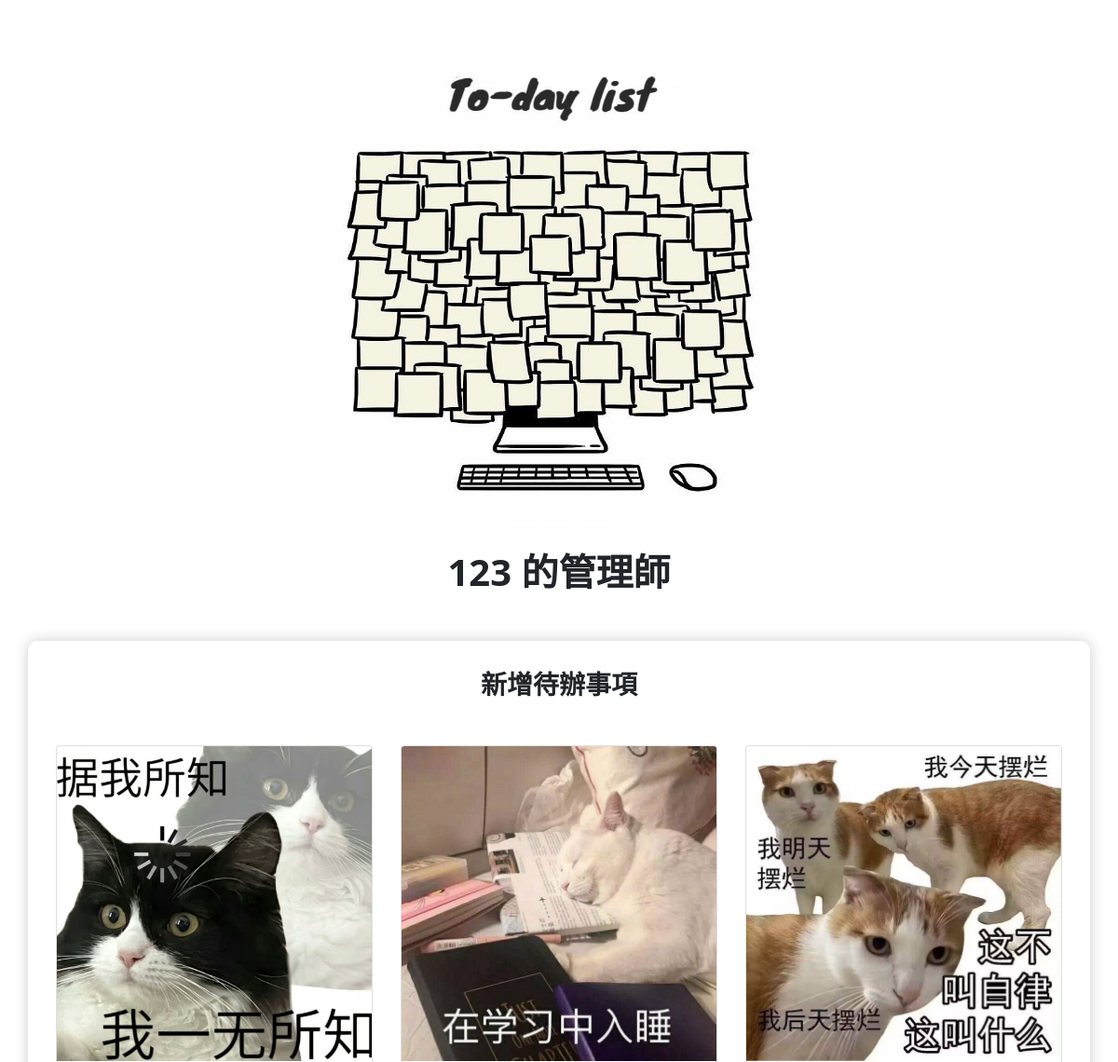
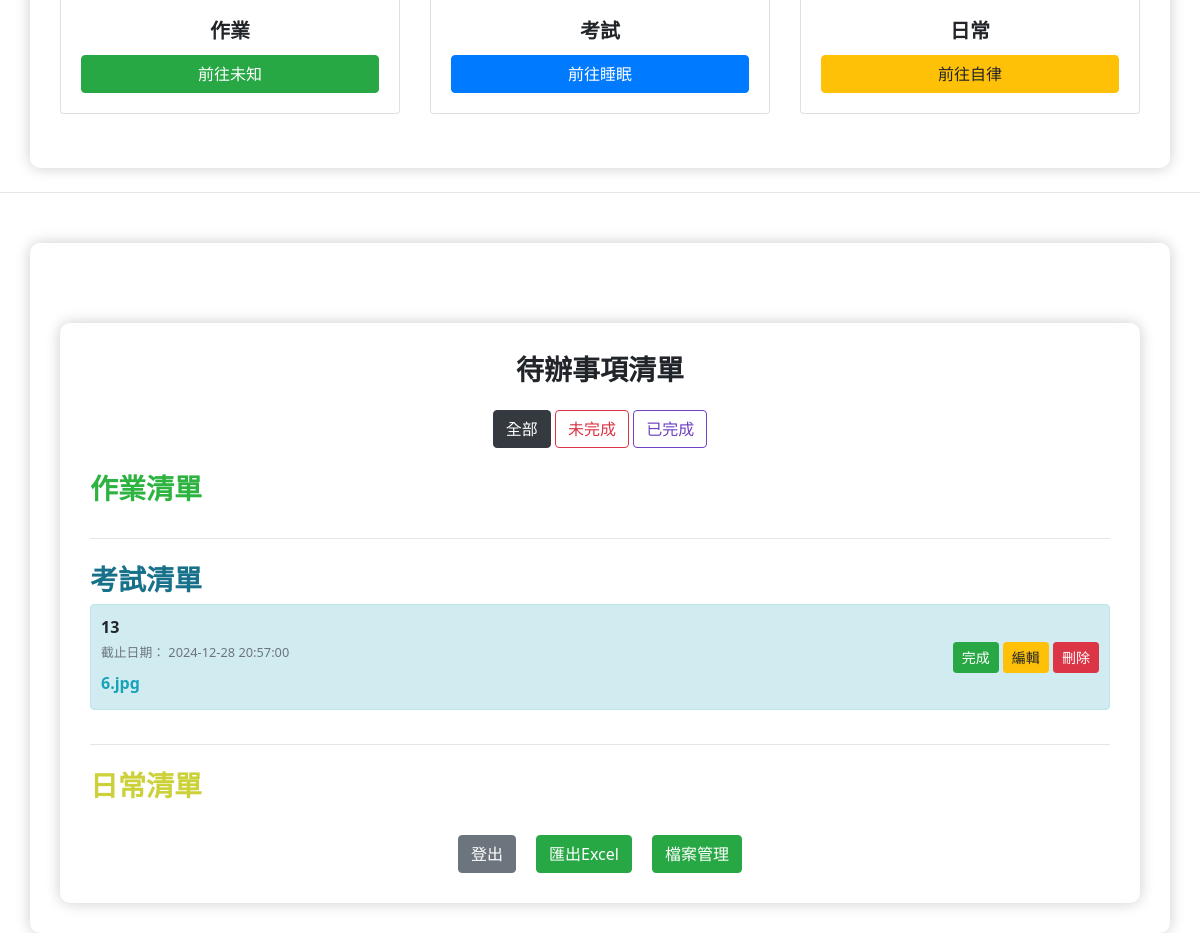
Screenshot of / (signed in) with the database file from the repository (2 pictures, top to bottom).
### app.py (models this page shows)
class User(db.Model):
    id = db.Column(db.Integer, primary_key=True)
    username = db.Column(db.String(150), nullable=False, unique=True)
    password = db.Column(db.String(200), nullable=False)
    todos = db.relationship('Todo', backref='user', lazy=True)

class Todo(db.Model):
    id = db.Column(db.Integer, primary_key=True)
    content = db.Column(db.String(200), nullable=False)
    completed = db.Column(db.Boolean, default=False)
    date_created = db.Column(db.DateTime, default=datetime.utcnow)
    due_date = db.Column(db.DateTime, nullable=True)
    user_id = db.Column(db.Integer, db.ForeignKey('user.id'), nullable=False)
    category = db.Column(db.String(50), nullable=False, default='日常')
    files = db.relationship('File', backref='todo', lazy=True)  # 關聯檔案

class File(db.Model):
    id = db.Column(db.Integer, primary_key=True)
    filename = db.Column(db.String(200), nullable=False)  # 檔案名稱
    filepath = db.Column(db.String(300), nullable=False)  # 檔案路徑
    todo_id = db.Column(db.Integer, db.ForeignKey('todo.id'), nullable=False)  # 關聯待辦事項
    upload_time = db.Column(db.DateTime, default=datetime.utcnow)  # 上傳時間

### app.py (the view)
@app.route('/')
def index():
    if 'user_id' not in session:
        return redirect(url_for('login'))
    user = db.session.get(User, session['user_id'])
    if not user:
        return redirect(url_for('login'))
    category = request.args.get('category', 'all')
    if category == 'completed':
        todos = Todo.query.filter_by(user_id=user.id, completed=True).order_by(Todo.due_date.asc().nulls_last(), Todo.date_created.asc()).all()
    elif category == 'incomplete':
        todos = Todo.query.filter_by(user_id=user.id, completed=False).order_by(Todo.due_date.asc().nulls_last(), Todo.date_created.asc()).all()
    else:  # 默認顯示全部
        todos = Todo.query.filter_by(user_id=user.id).order_by(Todo.due_date.asc().nulls_last(), Todo.date_created.asc()).all()
    for todo in todos:
        todo.is_overdue = todo.due_date and todo.due_date < datetime.utcnow()
    files = File.query.join(Todo, File.todo_id == Todo.id).filter(Todo.user_id == user.id).all()
    reminders = session.pop('reminder', None)
    return render_template('index.html', todos=todos, username=user.username, reminders=reminders, category=category, files=files)

### app.py (called while the page is built)
@app.before_request
def update_last_activity():
    if 'user_id' in session:
        session.permanent = True  # 設定 session 為永久，以便配合 `permanent_session_lifetime`
        session.modified = True  # 確保活動時間更新

@app.before_request
def update_last_activity():
    if 'user_id' in session:
        session.permanent = True  # 設定 session 為永久，以便配合 `permanent_session_lifetime`
        session.modified = True  # 確保活動時間更新

### templates/index.html (shortened to what this page needs)
<!DOCTYPE html>
<html lang="zh-Hant">
<head>
    <link rel="stylesheet" href="https://stackpath.bootstrapcdn.com/bootstrap/4.5.2/css/bootstrap.min.css">
</head>
<body>
    <div id="carouselExampleIndicators" class="carousel slide" data-ride="carousel" data-interval="3000">
        <ol class="carousel-indicators">
          <li data-target="#carouselExampleIndicators" data-slide-to="0" class="active"></li>
          <li data-target="#carouselExampleIndicators" data-slide-to="1"></li>
          <li data-target="#carouselExampleIndicators" data-slide-to="2"></li>
        </ol>
        <div class="carousel-inner">
          <div class="carousel-item active">
            <img src="static/images/image1.jpg" class="d-block w-100" alt="圖片 1">
          </div>
        </div>
        <a class="carousel-control-prev" href="#carouselExampleIndicators" role="button" data-slide="prev">
          <span class="carousel-control-prev-icon" aria-hidden="true"></span>
        </a>
        <a class="carousel-control-next" href="#carouselExampleIndicators" role="button" data-slide="next">
          <span class="carousel-control-next-icon" aria-hidden="true"></span>
        </a>
    </div>
    <h1 class="text-center mb-4">{{ username }} 的管理師</h1>
    <div class="container">
        <h3 class="text-center mb-4">新增待辦事項</h3>
        <div class="row justify-content-center mt-5">
            <div class="col-md-4 mb-4">
                <div class="card">
                    <img src="static/images/homework.jpg" class="card-img-top" alt="作業">
                    <div class="card-body">
                        <h5 class="card-title text-center">作業</h5>
                        <a href="/category/作業" class="btn btn-success w-100">前往未知</a>
                    </div>
                </div>
            </div>
            <div class="col-md-4 mb-4">
                <div class="card">
                    <img src="static/images/test.jpg" class="card-img-top" alt="考試">
                    <div class="card-body">
                        <h5 class="card-title text-center">考試</h5>
                        <a href="/category/考試" class="btn btn-primary w-100">前往睡眠</a>
                    </div>
                </div>
            </div>
            <div class="col-md-4 mb-4">
                <div class="card">
                    <img src="static/images/life.jpg" class="card-img-top" alt="日常">
                    <div class="card-body">
                        <h5 class="card-title text-center">日常</h5>
                        <a href="/category/日常" class="btn btn-warning w-100">前往自律</a>
                    </div>
                </div>
            </div>
        </div>
    </div>
    <hr class="my-4">
    <div class="container">
    <div class="container">
        <h3 class="text-center mb-4">待辦事項清單</h3>
        <div class="text-center mb-4">
            <a href="/?category=all" class="btn btn-outline-dark {% if category == 'all' %}active{% endif %}">全部</a>
            <a href="/?category=incomplete" class="btn btn-outline-danger {% if category == 'incomplete' %}active{% endif %}">未完成</a>
            <a href="/?category=completed" class="btn btn-outline-purple {% if category == 'completed' %}active{% endif %}">已完成</a>
        </div>
        {% macro render_category(category_name, todos) %}
        <div class="category">
            <h3 class="{% if category_name == '作業' %}text-green{% elif category_name == '考試' %}text-blue{% elif category_name == '日常' %}text-Yellow{% endif %}">
            {{ category_name }}清單
            </h3>
            <ul class="list-group">
                {% for todo in todos if todo.category == category_name %}
                {% set matched_files = (files|selectattr("todo_id", "equalto", todo.id)|list) %}
                    <li class="list-group-item todo-item category-{{ category_name }} {% if todo.completed %}completed{% endif %}">
                        <div class="d-flex justify-content-between align-items-center">
                            <div>
                                <span class="{% if todo.is_overdue %}text-danger{% else %}text-body{% endif %}">
                                    {{ todo.content }}
                                </span><br>
                                <small class="{% if todo.is_overdue %}text-danger{% else %}text-muted{% endif %}">
                                    截止日期：
                                    {% if todo.due_date %}
                                        {{ todo.due_date.strftime('%Y-%m-%d %H:%M:%S') }}
                                    {% else %}
                                        無截止日期
                                    {% endif %}
                                </small>
                                {% if matched_files|length > 0 %}
                                <div class="mt-2">
                                    {% for f in matched_files %}
                                        <a href="{{ url_for('view_file', file_id=f.id) }}" target="_blank" class="text-info d-block mb-1">
                                            {{ f.filename }}
                                        </a>
                                    {% endfor %}
                                </div>
                                {% endif %}
                            </div>
                            <div>
                                <a href="/complete/{{ todo.id }}" class="btn btn-success btn-sm">
                                    {{ '未完成' if todo.completed else '完成' }}
                                </a>
                                <a href="javascript:void(0);" class="btn btn-warning btn-sm edit-btn"
                                data-id="{{ todo.id }}" data-content="{{ todo.content }}"
                                data-due-date="{{ todo.due_date.strftime('%Y-%m-%d') if todo.due_date else '' }}"
                                data-files='[
                                {% for f in matched_files %}
                                    {"id":{{f.id}}, "filename":"{{f.filename}}"}
                                {% endfor %}
                                ]'>
                                    編輯
                                </a>
                                <a href="/delete/{{ todo.id }}" class="btn btn-danger btn-sm">刪除</a>
                            </div>
                        </div>
                    </li>
                {% endfor %}
            </ul>
        </div>
        {% endmacro %}
        {{ render_category('作業', todos) }}
        <hr class="my-4">
        {{ render_category('考試', todos) }}
        <hr class="my-4">
        {{ render_category('日常', todos) }}
    <div class="text-center mt-4">
        <a href="/logout" class="btn btn-secondary mx-2">登出</a>
        <a href="/export" class="btn btn-success mx-2">匯出Excel</a>
        <a href="/files" class="btn btn-success mx-2">檔案管理</a>
    </div>
</body>
</html>

### templates/index.html (style rules this page uses)
body { background-color: #ffffff; transition: background-color 0.3s ease; font-family: 'Noto Sans TC', sans; font-weight: 600; }
h1, h2, h3, h4, h5, h6 { font-family: 'Noto Sans TC', sans !important; font-weight: 600 !important; }
.container { margin-top: 50px; background-color: #ffffff; padding: 30px; border-radius: 10px; box-shadow: 0 0 15px rgba(0, 0, 0, 0.2); }
.todo-item { padding: 10px; border-radius: 5px; margin-bottom: 10px; }
.list-group-item.category-考試 { background-color: #d1ecf1; border-color: #bee5eb; }
.text-blue { color: rgb(23, 113, 138); }
.text-green { color: rgb(45, 179, 63); }
.text-Yellow { color: rgb(204, 209, 57); }
.btn-outline-purple { color: #6f42c1; border-color: #6f42c1; }
.carousel-inner img { width: 80%; max-height: 550px; object-fit: over; }
.carousel { padding: 20px 120px; border-radius: 20px; overflow: hidden; }
.carousel-inner { border-radius: 20px; }
.carousel-item img { width: 100%; border-radius: 20px; }

### rows the page displays
User: username "123"
Todo: content "13", due_date "2024-12-28 20:57:00", completed "完成"
File: filename "6.jpg"

### other values shown
{{ category_name }} "作業 考試 日常"
